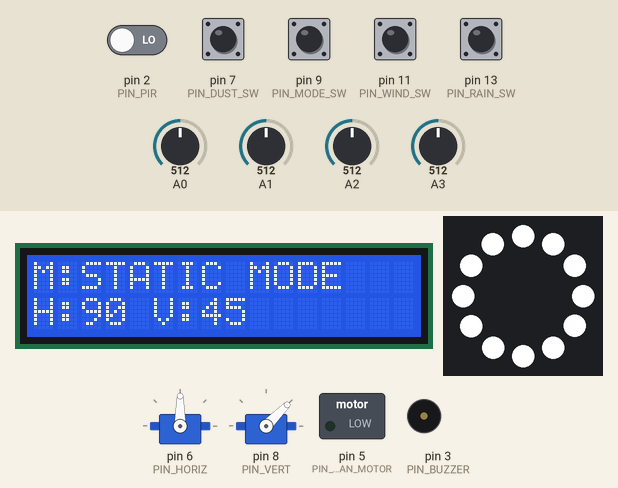
This sketch was run on a simulated Arduino Uno, built with avr-gcc and run on an emulated ATmega328P. Parts: 2 × servo, 16×2 character LCD, 12 RGB LEDs in a ring, first at the top, clockwise, switched loads named in the sketch (green lamp = pin HIGH), buzzer (waves = sounding). Inputs (shaded band) come from the test bench; at power-on: pin 7 (PIN_DUST_SW), pin 9 (PIN_MODE_SW), pin 11 (PIN_WIND_SW), pin 13 (PIN_RAIN_SW) HIGH, pin 2 (PIN_PIR) LOW, A0 = 512, A1 = 512, A2 = 512, A3 = 512. What the sketch prints to the serial monitor is not drawn.

Above: at 2.7 s.
2.8 s: pin 7 (PIN_DUST_SW) pulled LOW for 0.15 s
At 3.01 s:
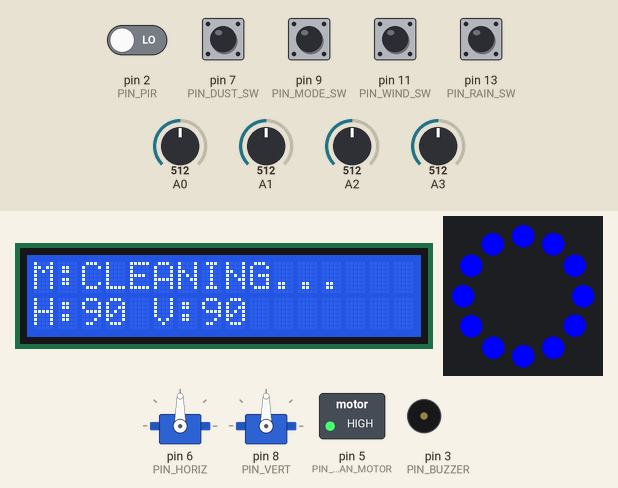
4.5 s: pin 11 (PIN_WIND_SW) pulled LOW for 0.15 s
At 4.66 s:
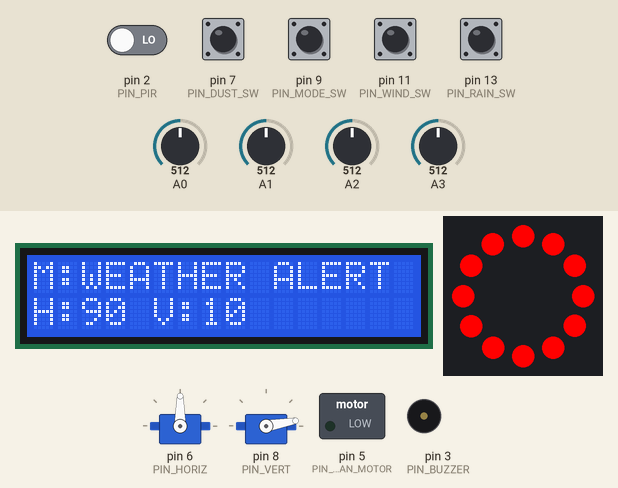
6.3 s: pin 9 (PIN_MODE_SW) pulled LOW for 0.15 s
At 6.45 s:
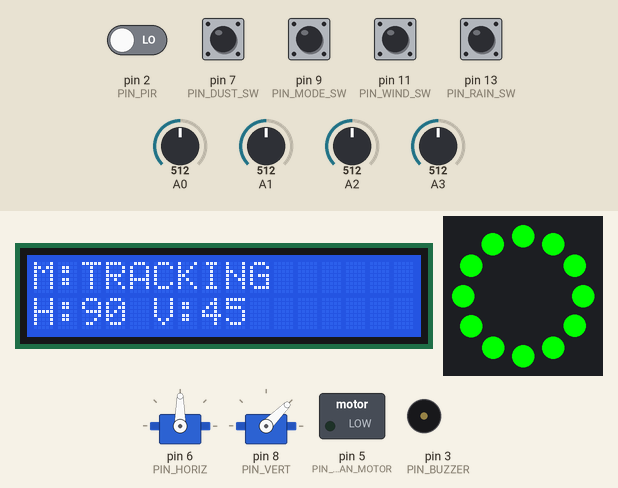
8.0 s: pin 2 (PIN_PIR) driven HIGH
At 9.0 s:
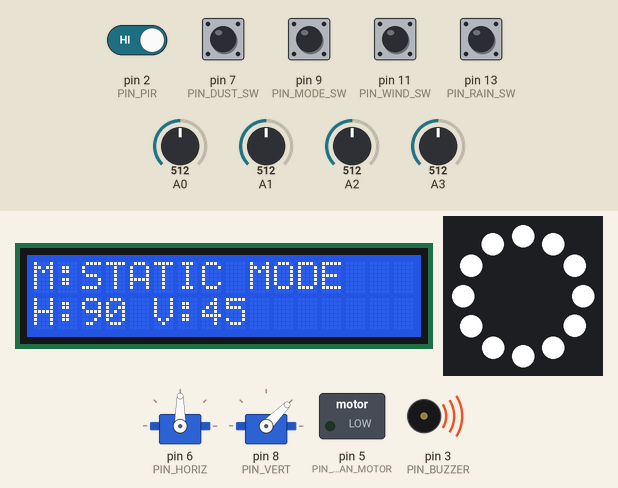
9.6 s: pin 13 (PIN_RAIN_SW) pulled LOW for 0.15 s
At 9.75 s:
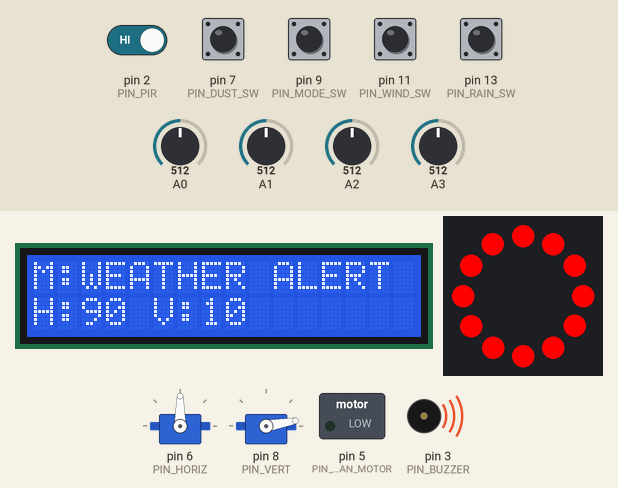
11.3 s: pin 7 (PIN_DUST_SW) pulled LOW for 1 s
At 12.1 s:
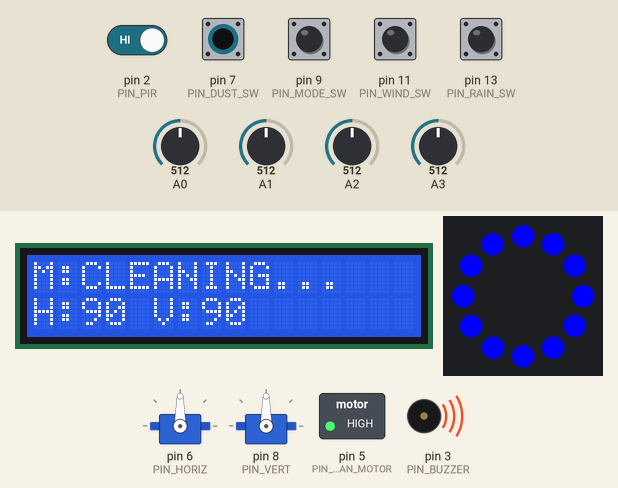
Timing chart, 0 to 14.3 s (numbered marks = the images above; inputs shaded):
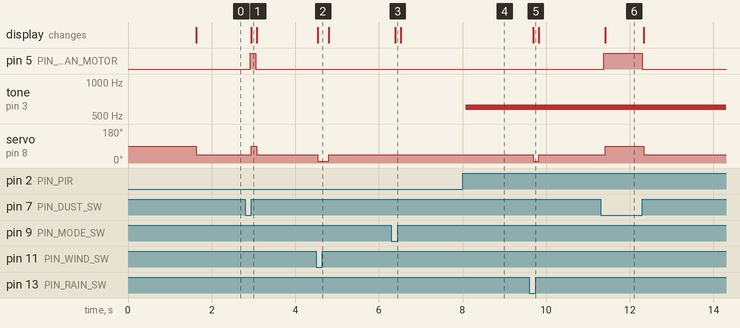

The sketch:

sunflower_v21.ino
```cpp
#include <Wire.h>
#include <Servo.h>
#include <Adafruit_NeoPixel.h>
#include <LiquidCrystal_I2C.h>

// Pin Mappings
const int PIN_HORIZ        = 6;
const int PIN_VERT         = 8;
const int PIN_MODE_SW      = 9;
const int PIN_PIR          = 2;
const int PIN_BUZZER       = 3;
const int PIN_NEOPIXEL     = 4;
const int PIN_CLEAN_MOTOR  = 5;
const int PIN_DUST_SW      = 7;
const int PIN_WIND_SW      = 11;
const int PIN_RAIN_SW      = 13;

const int LDR_TOP   = A0;
const int LDR_BOT   = A1;
const int LDR_LEFT  = A2;
const int LDR_RIGHT = A3;


// Tunable constants
const int SERVO_MIN    =   0;
const int SERVO_MAX    = 180;
const int SERVO_CENTER =  90;

const int TRACK_STEP = 2;
const int TRACK_TOL  = 15;

const int STOW_V       =  10;
const int CLEAN_V      =  90;
const int STATIC_H     =  90;
const int STATIC_V     =  45;

const int BUZZER_FREQ  = 600;  // Hz – passive piezo alarm tone

// System Objects
Servo horizServo;
Servo vertServo;

LiquidCrystal_I2C lcd(0x20, 16, 2);
Adafruit_NeoPixel ring(12, PIN_NEOPIXEL, NEO_GRB + NEO_KHZ800);

// Runtime state
int posH = SERVO_CENTER;
int posV = SERVO_CENTER;

// Forward declarations
void trackSun();
void updateDisplay(uint8_t r, uint8_t g, uint8_t b, const char* mode);

// setup
void setup() {
  Serial.begin(9600);
  Wire.begin();

  // Servo init — write center before anything can interfere
  horizServo.attach(PIN_HORIZ);
  vertServo.attach(PIN_VERT);
  horizServo.write(posH);
  vertServo.write(posV);

  pinMode(PIN_MODE_SW, INPUT_PULLUP);
  pinMode(PIN_DUST_SW, INPUT_PULLUP);
  pinMode(PIN_WIND_SW, INPUT_PULLUP);
  pinMode(PIN_RAIN_SW, INPUT_PULLUP);

  pinMode(PIN_PIR,         INPUT);
  pinMode(PIN_BUZZER,      OUTPUT);
  pinMode(PIN_CLEAN_MOTOR, OUTPUT);
  digitalWrite(PIN_CLEAN_MOTOR, LOW);

  lcd.init();
  lcd.backlight();

  // NeoPixel init
  ring.begin();
  ring.clear();
  ring.show();

  // Startup splash
  lcd.setCursor(0, 0); lcd.print("  SUNFLOWER v2  ");
  lcd.setCursor(0, 1); lcd.print("  Booting...    ");
  delay(1500);
  lcd.clear();
}

void loop() {
  // 1. SECURITY (always evaluated first, non-blocking)
  if (digitalRead(PIN_PIR) == HIGH) {
    tone(PIN_BUZZER, BUZZER_FREQ);
  } else {
    noTone(PIN_BUZZER);
  }

  // 2. STATE LOGIC (Event Priority Management)
  bool weatherAlert = (digitalRead(PIN_WIND_SW) == LOW ||
                       digitalRead(PIN_RAIN_SW)  == LOW);
  bool cleaningReq  =  digitalRead(PIN_DUST_SW)  == LOW;
  bool trackingMode =  digitalRead(PIN_MODE_SW)  == LOW;

  // 3. Priority State Machine
  if (weatherAlert) {
    // PRIORITY 1: Weather protection — Red
    posH = SERVO_CENTER;
    posV = STOW_V;
    digitalWrite(PIN_CLEAN_MOTOR, LOW);
    updateDisplay(255, 0, 0, "WEATHER ALERT");

  } else if (cleaningReq) {
    // PRIORITY 2: Self-cleaning — Blue
    posV = CLEAN_V;
    digitalWrite(PIN_CLEAN_MOTOR, HIGH);
    updateDisplay(0, 0, 255, "CLEANING...");

  } else if (trackingMode) {
    // PRIORITY 3: Dual-axis sun tracking — Green
    digitalWrite(PIN_CLEAN_MOTOR, LOW);
    trackSun();
    updateDisplay(0, 255, 0, "TRACKING");

  } else {
    // PRIORITY 4: Static / standby — White
    posH = STATIC_H;
    posV = STATIC_V;
    digitalWrite(PIN_CLEAN_MOTOR, LOW);
    updateDisplay(255, 255, 255, "STATIC MODE");
  }

  // 4. Write constrained angles to both servos
  horizServo.write(constrain(posH, SERVO_MIN, SERVO_MAX));
  vertServo.write(constrain(posV,  SERVO_MIN, SERVO_MAX));

  delay(100);
}

// Helper: Dual-Axis Sun Tracking Logic
void trackSun() {
  auto avgRead = [](int pin) -> int {
    return (analogRead(pin) + analogRead(pin) + analogRead(pin)) / 3;
  };

  int top   = avgRead(LDR_TOP);
  int bot   = avgRead(LDR_BOT);
  int left  = avgRead(LDR_LEFT);
  int right = avgRead(LDR_RIGHT);

  if (abs(top - bot) > TRACK_TOL) {
    posV += (top > bot) ? TRACK_STEP : -TRACK_STEP;
  }
  if (abs(left - right) > TRACK_TOL) {
    posH += (left > right) ? TRACK_STEP : -TRACK_STEP;
  }

  posH = constrain(posH, SERVO_MIN, SERVO_MAX);
  posV = constrain(posV,  SERVO_MIN, SERVO_MAX);

  Serial.print("T:"); Serial.print(top);
  Serial.print(" B:"); Serial.print(bot);
  Serial.print(" L:"); Serial.print(left);
  Serial.print(" R:"); Serial.print(right);
  Serial.print(" | H:"); Serial.print(posH);
  Serial.print(" V:"); Serial.println(posV);
}

// Helper: Live Telemetry and Status Indicators
void updateDisplay(uint8_t r, uint8_t g, uint8_t b, const char* mode) {
  for (int i = 0; i < 12; i++)
    ring.setPixelColor(i, ring.Color(r, g, b));
  ring.show();

  lcd.setCursor(0, 0);
  lcd.print("M:");
  lcd.print(mode);
  for (int col = 2 + (int)strlen(mode); col < 16; col++) lcd.print(' ');

  int cH = constrain(posH, SERVO_MIN, SERVO_MAX);
  int cV = constrain(posV,  SERVO_MIN, SERVO_MAX);
  lcd.setCursor(0, 1);
  lcd.print("H:");
  lcd.print(cH);
  lcd.print(" V:");
  lcd.print(cV);
  int used = 2 + (cH >= 100 ? 3 : cH >= 10 ? 2 : 1)
               + 3
               + (cV >= 100 ? 3 : cV >= 10 ? 2 : 1);
  for (int col = used; col < 16; col++) lcd.print(' ');
}
```

Measured:
- after the input at 2.8 s, pin 5 (PIN_CLEAN_MOTOR): LOW → HIGH after 0.12 s, → LOW 0.13 s later; servo on pin 8 (PIN_VERT): 45° → 90° after 0.15 s, → 45° 0.13 s later; the display: changes after 0.15 s (image 1)
- after the input at 4.5 s, servo on pin 8 (PIN_VERT): 45° → 10° at once, → 45° 0.26 s later; the display: changes at once (image 2)
- after the input at 6.3 s, the display: changes after 0.09 s (image 3)
- after the input at 8.0 s, tone on pin 3 (PIN_BUZZER): silent → 600 Hz after 0.07 s
- after the input at 9.6 s, servo on pin 8 (PIN_VERT): 45° → 10° after 0.09 s, → 45° 0.13 s later; the display: changes after 0.09 s (image 5)
- after the input at 11.3 s, pin 5 (PIN_CLEAN_MOTOR): LOW → HIGH after 0.08 s, → LOW 0.92 s later; servo on pin 8 (PIN_VERT): 45° → 90° after 0.11 s, → 45° 0.92 s later; the display: changes after 0.11 s (image 6)
